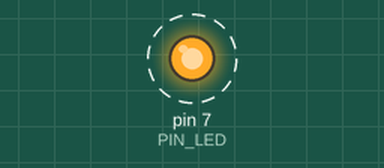
Recording of a sketch running on a simulated Arduino Uno, built with avr-gcc and run on an emulated ATmega328P. Shown: output pins drawn as LEDs (lit = HIGH). Dashed ring = blinking. At 2.1 s the program stops and its outputs stay as they are.

Above: at 1.05 s.
Timing chart, 0 to 3.6 s (numbered marks = the images above):
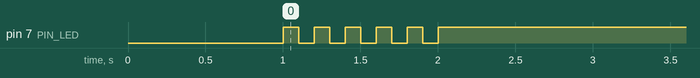

Measured:
- by itself, pin 7 (PIN_LED): alternates HIGH for 0.10 s and LOW for 0.10 s, 11 changes in all, then stays HIGH

The sketch:

05_practice_2.ino.ino
```cpp
//delay(1000) 켜짐, delay(100)씩 반복

#define PIN_LED 7
unsigned int count, toggle;

void setup() {
  pinMode(PIN_LED, OUTPUT);
  count = toggle = 0;
  digitalWrite(PIN_LED, toggle);
  delay(1000);
}

int i = 0;
void loop(){
  while(i<11) {
    i += 1;
    toggle = toggle_state(toggle);
    digitalWrite(PIN_LED, toggle);
    delay(100);
  }
  while(1){} //infinite loop
}


int toggle_state(int toggle) {
  toggle += 1;
  toggle %= 2;
  return toggle;
}
```
